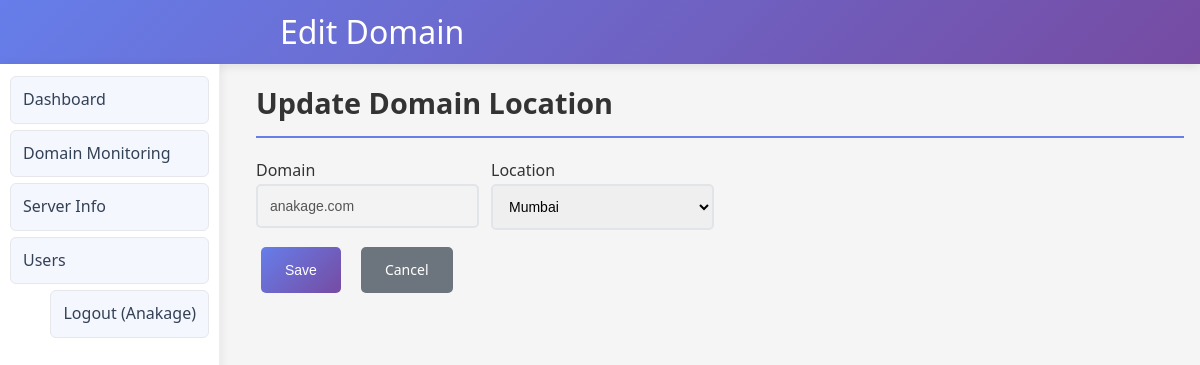
The app's page /domain/edit/anakage.com (signed in) with its own data.
### tables this page shows
CREATE TABLE users (
            id INTEGER PRIMARY KEY AUTOINCREMENT,
            name TEXT,
            email TEXT UNIQUE NOT NULL,
            password_hash TEXT NOT NULL,
            role TEXT NOT NULL,          -- super_admin, admin, super_analytics, analytics
            location TEXT                -- required for admin/analytics
        );

CREATE TABLE domains (
            id INTEGER PRIMARY KEY AUTOINCREMENT,
            name TEXT UNIQUE NOT NULL,
            registrar TEXT,
            creation_date TEXT,
            expiration_date TEXT,
            ssl_issuer TEXT,
            ssl_expiry TEXT,
            location TEXT
        );

CREATE TABLE locations (
            id INTEGER PRIMARY KEY AUTOINCREMENT,
            name TEXT UNIQUE NOT NULL
        );

### 1app.py (the view, shortened to what this page needs)
@app.route('/domain/edit/<path:domain_name>', methods=['GET', 'POST'])
@login_required
@rbac_write_required
def edit_domain(domain_name):
    user = get_current_user()
    conn = get_db_connection()
    c = conn.cursor()
    c.execute("SELECT name, registrar, creation_date, expiration_date, ssl_issuer, ssl_expiry, location FROM domains WHERE name=?", (domain_name,))
    row = c.fetchone()
    if not row:
        conn.close()
        flash("Domain not found.", "danger")
        return redirect(url_for('domain'))
    if not user_can_access_location(user, row["location"]):
        conn.close()
        flash("Access denied for this location.", "danger")
        return redirect(url_for('domain'))
    domain_row = {
        "name": row["name"],
        "registrar": row["registrar"],
        "creation_date": row["creation_date"],
        "expiration_date": row["expiration_date"],
        "ssl_issuer": row["ssl_issuer"],
        "ssl_expiry": row["ssl_expiry"],
        "location": row["location"],
    }
    conn.close()
    return render_template('domain_edit.html', domain=domain_row, locations=get_locations(), user=user)

### 1app.py (called while the page is built)
def get_db_connection():
    conn = sqlite3.connect(DB_FILE, timeout=15, check_same_thread=False)
    conn.row_factory = sqlite3.Row
    try:
        conn.execute("PRAGMA busy_timeout = 15000")
    except Exception:
        pass
    return conn

def get_current_user():
    user_id = session.get('user_id')
    if not user_id:
        return None
    conn = get_db_connection()
    c = conn.cursor()
    c.execute("SELECT id, name, email, role, location FROM users WHERE id = ?", (user_id,))
    row = c.fetchone()
    conn.close()
    return row

def login_required(view_func):
    @functools.wraps(view_func)
    def wrapper(*args, **kwargs):
        if not get_current_user():
            return redirect(url_for('login', next=request.path))
        return view_func(*args, **kwargs)
    return wrapper

def is_read_only(user):
    return user and user["role"] in ("super_analytics", "analytics")

def user_can_access_location(user, location):
    if not user:
        return False
    role = user["role"]
    if role in ("super_admin", "super_analytics"):
        return True
    if role in ("admin", "analytics"):
        return (user["location"] or "").lower() == (location or "").lower()
    return False

def rbac_write_required(view_func):
    @functools.wraps(view_func)
    def wrapper(*args, **kwargs):
        user = get_current_user()
        if not user:
            return redirect(url_for('login'))
        if is_read_only(user):
            flash("You have read-only access.", "warning")
            return redirect(request.referrer or url_for('index'))
        return view_func(*args, **kwargs)
    return wrapper

def get_locations():
    conn = get_db_connection()
    c = conn.cursor()
    c.execute("SELECT name FROM locations ORDER BY name")
    rows = [r[0] for r in c.fetchall()]
    conn.close()
    return rows

### templates/domain_edit.html (shortened to what this page needs)
<!DOCTYPE html>
<html>
<head>
    <link rel="stylesheet" href="{{ url_for('static', filename='style.css') }}">
</head>
<body>
<header>
    <div class="container">
        <h1>Edit Domain</h1>
    </div>
</header>
<nav>
    <div class="container">
        <ul>
            <li><a href="/">Dashboard</a></li>
            <li><a href="/domain">Domain Monitoring</a></li>
            <li><a href="/server">Server Info</a></li>
            {% if user and (user.role or '').lower() == 'super_admin' %}
                <li><a href="/users">Users</a></li>
            {% endif %}
            {% if user %}
                <li style="margin-left:auto"><a href="/logout">Logout ({{ user.name }})</a></li>
            {% else %}
                <li style="margin-left:auto"><a href="/login">Login</a></li>
            {% endif %}
        </ul>
    </div>
</nav>
<div class="container">
    <div class="card">
        <h2>Update Domain Location</h2>
        <form method="POST" style="display:grid; grid-template-columns: repeat(auto-fit, minmax(220px, 1fr)); gap: 12px;">
            <div>
                <label>Domain</label>
                <input type="text" class="form-control" value="{{ domain.name }}" disabled>
            </div>
            <div>
                <label>Location</label>
                <select name="location" class="form-control">
                    {% for loc in locations %}
                        <option value="{{ loc }}" {% if domain.location == loc %}selected{% endif %}>{{ loc }}</option>
                    {% endfor %}
                </select>
            </div>
            <div style="grid-column: 1 / -1; display:flex; gap:10px;">
                <button type="submit" class="btn btn-primary">Save</button>
                <a href="/domain" class="btn btn-secondary">Cancel</a>
            </div>
        </form>
    </div>
</div>
</body>
</html>

### static/style.css (style rules this page uses)
:root { --primary: #667eea; --surface: #ffffff; --text: #334155; --muted: #6b7280; --sidebar-width: 240px; --header-height: 64px; }
* { margin: 0; padding: 0; box-sizing: border-box; }
body { font-family: 'Segoe UI', Tahoma, Geneva, Verdana, sans-serif; line-height: 1.6; color: #333; background-color: #f5f5f5; }
.container { max-width: 1200px; margin: 0 auto; padding: 16px; margin-left: var(--sidebar-width); }
header { background: linear-gradient(135deg, #667eea 0%, #764ba2 100%); color: white; height: var(--header-height); display: flex; align-items: center; padding: 0 16px; margin-bottom: 0; box-shadow: 0 2px 10px rgba(0,0,0,0.1); }
header h1 { width: 100%; text-align: right; font-size: 2em; font-weight: 400; margin-right: 8px; }
nav { position: fixed; left: 0; top: var(--header-height); width: calc(var(--sidebar-width) - 20px); height: calc(100vh - var(--header-height)); background: var(--surface); padding: 12px 10px; box-shadow: 2px 0 8px rgba(0,0,0,0.06); border-right: 1px solid #eee; overflow-y: auto; z-index: 1000; }
nav .container { margin: 0; padding: 0; max-width: 100%; }
nav ul { list-style: none; display: flex; flex-direction: column; gap: 6px; margin: 0; padding: 0; }
nav a { text-decoration: none; color: var(--text); font-weight: 500; padding: 10px 12px; border-radius: 6px; transition: all 0.2s ease; display: block; background: #f5f7ff; border: 1px solid #e5e7eb; }
.card h2 { color: #333; margin-bottom: 20px; font-size: 1.8em; border-bottom: 2px solid #667eea; padding-bottom: 10px; }
.form-control { width: 100%; padding: 12px; border: 2px solid #e1e5e9; border-radius: 5px; font-size: 14px; transition: border-color 0.3s ease; }
.btn { padding: 12px 24px; border: none; border-radius: 5px; cursor: pointer; font-size: 14px; font-weight: 500; text-decoration: none; display: inline-block; transition: all 0.3s ease; margin: 5px; }
.btn-primary { background: linear-gradient(135deg, #667eea 0%, #764ba2 100%); color: white; }
.btn-secondary { background-color: #6c757d; color: white; }

### records on screen
users: name "Anakage"
domains: name "anakage.com", location "Mumbai"
